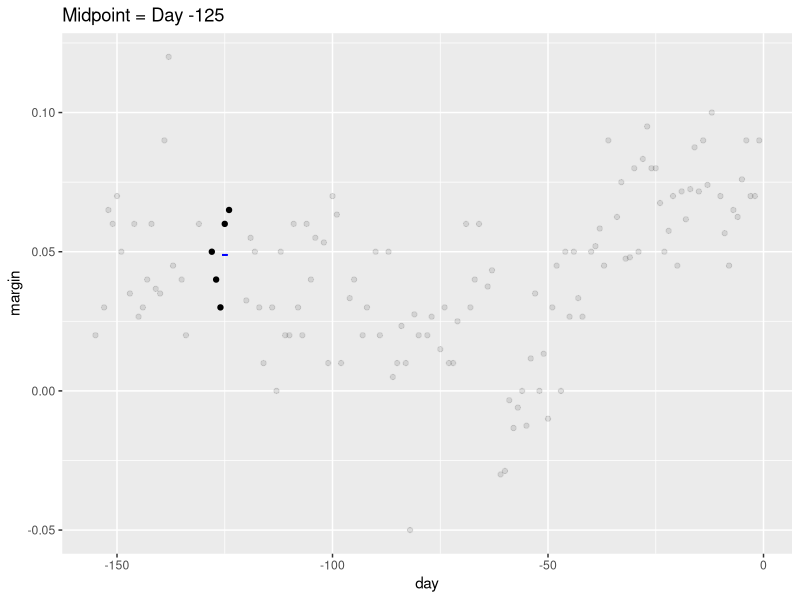
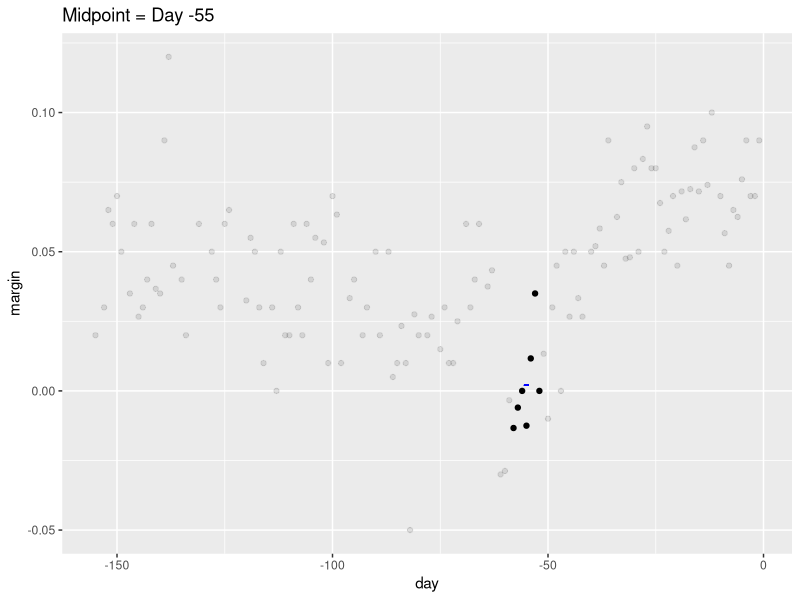
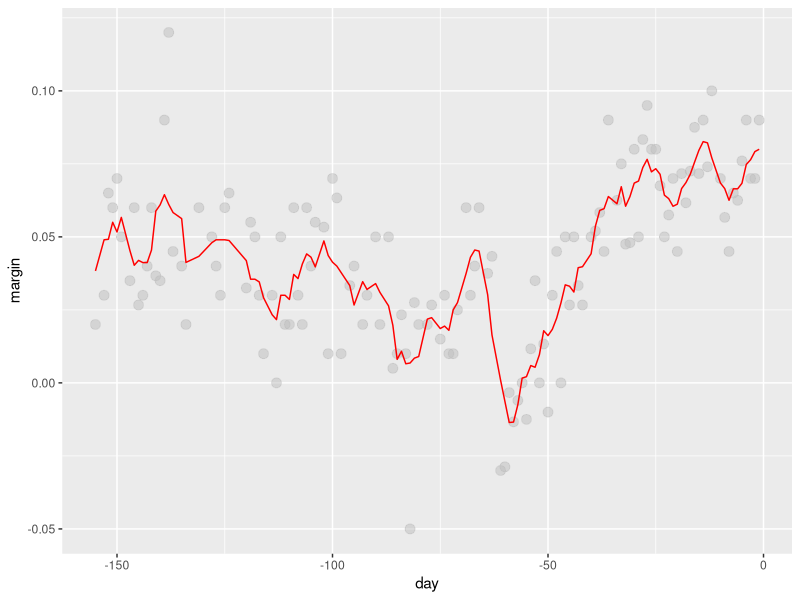
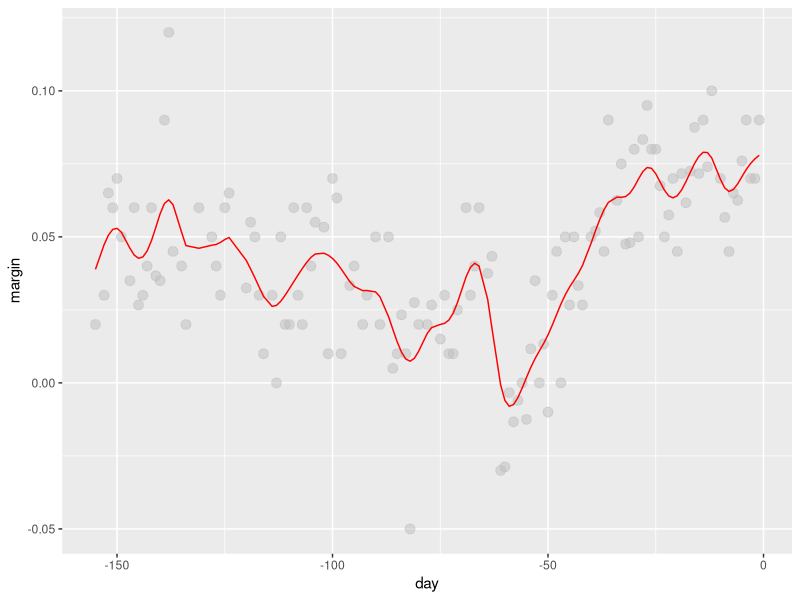

Source code (R) for these figures, in order:
## ---- chunk 1
library(tidyverse)
library(caret)
library(dslabs)
library(ggrepel)
data("polls_2008")
## ---- chunk 2
avg = polls_2008 %>% filter(day >= -125 - 3.5 & day <= -125 + 3.5) %>% 
  summarize(average_margin = mean(margin)) %>% .$average_margin

qplot(day, margin, data = polls_2008, alpha = ifelse(day <= -121.5 & day >= -128.5, 1, 0.3)) + theme(legend.position = "none") +
  geom_point(x = -125, aes(y = avg), color = "blue", shape = "-", size = 5) +
  ggtitle("Midpoint = Day -125")

## ---- chunk 3
avg = polls_2008 %>% filter(day >= -55 - 3.5 & day <= -55 + 3.5) %>% 
  summarize(average_margin = mean(margin)) %>% .$average_margin

qplot(day, margin, data = polls_2008, alpha = ifelse(day <= -55 + 3.5 & day >= -55 - 3.5, 1, 0.3)) + theme(legend.position = "none") +
  geom_point(x = -55, aes(y = avg), color = "blue", shape = "-", size = 5) +
  ggtitle("Midpoint = Day -55")
## ---- chunk 4
span = 7
fit = with(polls_2008,
           ksmooth(day, margin, x.points = day,
                   kernel = "box", bandwidth = span)
           )
polls_2008 %>% mutate(smooth = fit$y) %>% 
  ggplot(aes(day, margin)) +
  geom_point(size = 3, alpha = 0.5, color = "grey") +
  geom_line(aes(day, smooth), color = "red")
## ---- chunk 5
span = 7
fit = with(polls_2008,
           ksmooth(day, margin, x.points = day,
                   kernel = "normal", bandwidth = span)
           )
polls_2008 %>% mutate(smooth = fit$y) %>% 
  ggplot(aes(day, margin)) +
  geom_point(size = 3, alpha = 0.5, color = "grey") +
  geom_line(aes(day, smooth), color = "red")
